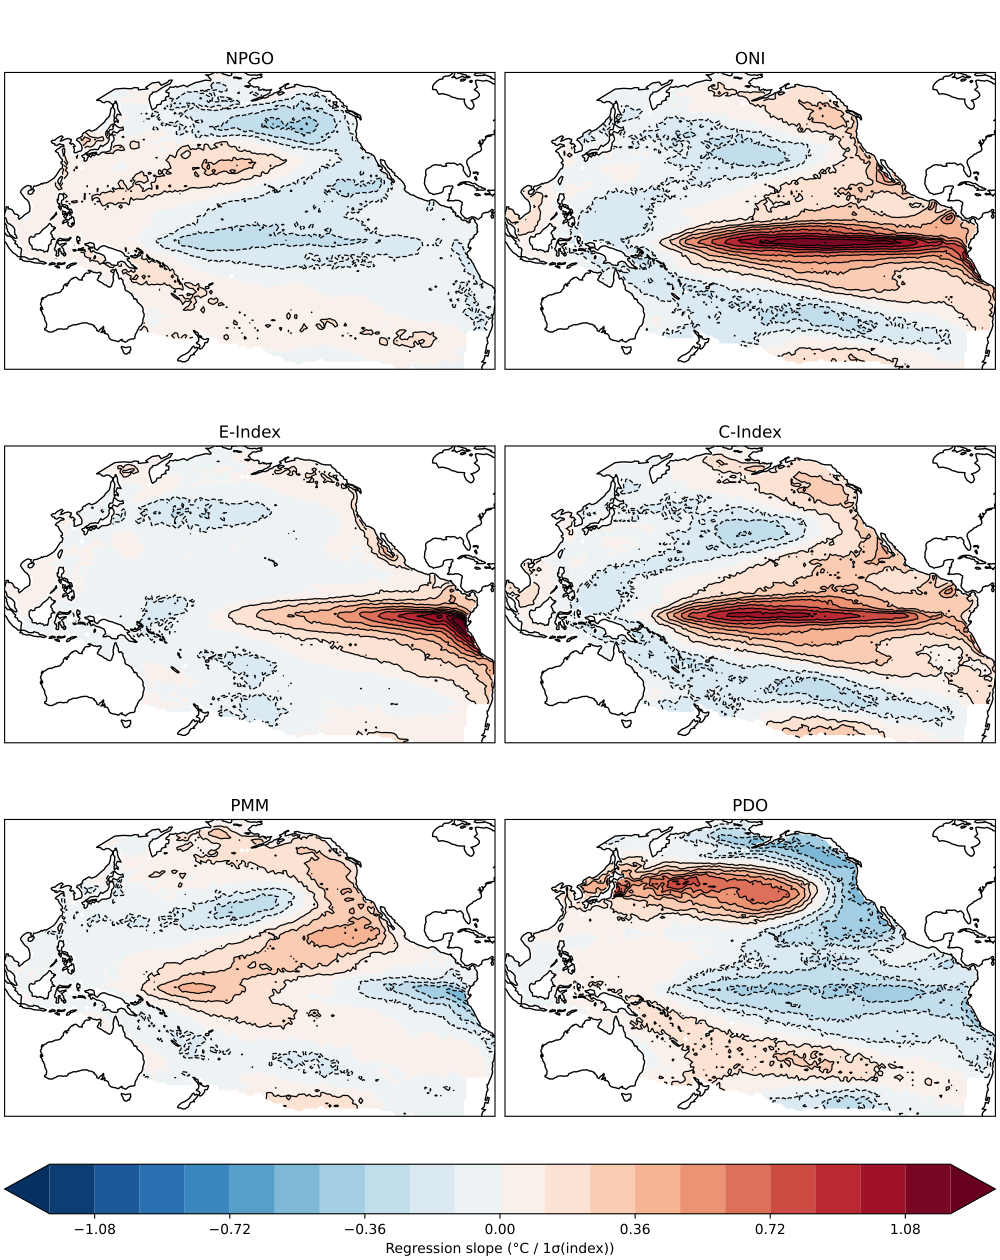

This figure's Python source:
import xarray as xr
import matplotlib.pyplot as plt
import cartopy.crs as ccrs
import numpy as np
import pandas as pd
import kgae
from sklearn.decomposition import PCA

# ---------------------------
# Regression + preprocessing
# ---------------------------

def regress_out(y, x, dim="time"):
    """Remove linear regression of y on x (gridpoint-wise if y has lat/lon)."""
    y, x = xr.align(y, x, join="inner")
    x_anom = x - x.mean(dim)
    y_anom = y - y.mean(dim)
    b = xr.cov(y_anom, x_anom, dim=dim) / x_anom.var(dim)
    return y - b * x  # keeps mean of y

def standardize_ts(x, dim="time", eps=1e-12):
    x = x - x.mean(dim)
    s = x.std(dim)
    s = xr.where(s < eps, 1.0, s)
    return x / s

def regression_slope_map(grid, ts, dim="time", standardize_index=False):
    """
    grid: DataArray with dims (time, lat, lon)
    ts:   DataArray with dim (time,)
    Returns slope map b(lat,lon) for grid ~ b*ts + a
    """
    grid, ts = xr.align(grid, ts, join="inner")

    if standardize_index:
        ts_use = standardize_ts(ts, dim=dim)
    else:
        ts_use = ts - ts.mean(dim)

    grid_anom = grid - grid.mean(dim)

    var = ts_use.var(dim)
    # avoid divide-by-zero
    var = xr.where(var == 0, np.nan, var)

    b = xr.cov(grid_anom, ts_use, dim=dim) / var
    return b

# ---------------------------
# Block bootstrap
# ---------------------------

BLOCK_LEN_MONTHS = 12

def moving_block_bootstrap_indices(rng: np.random.Generator, n: int, block_len: int) -> np.ndarray:
    """Moving-block bootstrap indices for length-n."""
    if block_len <= 1:
        return rng.integers(0, n, size=n)

    if n <= block_len:
        start = int(rng.integers(0, n))
        return (np.arange(n) + start) % n

    n_starts = n - block_len + 1
    n_blocks = int(np.ceil(n / block_len))
    starts = rng.integers(0, n_starts, size=n_blocks)
    idx = np.concatenate([np.arange(s, s + block_len) for s in starts], axis=0)
    return idx[:n]

def bootstrap_slope_patterns(
    rng: np.random.Generator,
    grid: xr.DataArray,  # (time, lat, lon)
    ts: xr.DataArray,    # (time,)
    n_boot=200,
    block_len=12,
    standardize_index=False,
    dim="time",
):
    """Return bootstrapped slope maps: (boot, lat, lon)."""
    grid, ts = xr.align(grid, ts, join="inner")
    n = ts.sizes[dim]
    out = []
    for _ in range(n_boot):
        idx = moving_block_bootstrap_indices(rng, n, block_len)
        pat = regression_slope_map(
            grid.isel({dim: idx}),
            ts.isel({dim: idx}),
            dim=dim,
            standardize_index=standardize_index,
        )
        out.append(pat)
    return xr.concat(out, dim="boot")

def significance_mask_from_ci(boot_patterns: xr.DataArray, alpha=0.05):
    """Significant if CI excludes 0 at each gridpoint."""
    lo = boot_patterns.quantile(alpha / 2, dim="boot")
    hi = boot_patterns.quantile(1 - alpha / 2, dim="boot")
    sig = (lo > 0) | (hi < 0)
    return sig, lo, hi

# ---------------------------
# Plotting
# ---------------------------

def make_levels_from_data(data, n_levels=21, vlim=None):
    """Symmetric levels around 0."""
    if vlim is None:
        vmax = float(np.nanmax(np.abs(data)))
    else:
        vmax = float(vlim)
    if not np.isfinite(vmax) or vmax == 0:
        vmax = 1.0
    return np.linspace(-1.2, 1.2, n_levels)

def plot_panel(ax, pat, sig, title, levels, cmap="RdBu_r", linewidth=0.9, central_longitude=180):
    data_crs = ccrs.PlateCarree(central_longitude=central_longitude)
    # filled ONLY where significant
    pat_sig = pat#.where(sig)
    cf = ax.contourf(
        pat["lon"], pat["lat"], pat_sig,
        levels=levels, 
        cmap=cmap, 
        extend="both",
        transform=data_crs
    )

    # contours everywhere: dashed negative, solid positive
    neg_levels = [l for l in levels if l < 0]
    pos_levels = [l for l in levels if l > 0]
    if neg_levels:
        ax.contour(
            pat["lon"], pat["lat"], pat,
            levels=neg_levels, colors="k",
            linestyles="dashed", linewidths=linewidth,
            transform=data_crs
        )
    if pos_levels:
        ax.contour(
            pat["lon"], pat["lat"], pat,
            levels=pos_levels, colors="k",
            linestyles="solid", linewidths=linewidth,
            transform=data_crs
        )

    ax.coastlines()
    ax.set_title(title)
    return cf

# ---------------------------
# Main
# ---------------------------

if __name__ == "__main__":
    time_start, time_end = "1940-01-01", "2014-12-31"
    rng = np.random.default_rng(42)

    # knobs
    n_boot = 10
    block_len = 12
    alpha_sig = 0.5
    n_levels = 21
    vlim = None                 # set e.g. 0.6 if you want fixed scaling
    standardize_index = True    # True => pattern is °C per 1σ(index)
    central_longitude = 180

    # preprocess sst
    sst = xr.open_dataset(
        "~/Desktop/Data/era5/era5.sst.pacific.1x1.1940-2023.nc"
    ).sst.sel(time=slice(time_start, time_end))
    sst = sst.rename({"latitude": "lat", "longitude": "lon"})

    ssta, fit, gwm, p = kgae.global_detrend(sst, deg=2)
    ssta, monthly_clim = kgae.remove_climo(ssta)

    # indices
    oni = ssta.sel(lat=slice(-5, 5), lon=slice(10, 60)).mean(["lat", "lon"])
    oni.name = "ONI"


    pmm = xr.open_dataset("../../final_scripts/pmm.nc").value
    pmm, _ = xr.align(pmm, oni, join="inner")
    pmm.name = "PMM"

    nino4 = ssta.sel(lat=slice(-5, 5), lon=slice(-20, 30)).mean(["lat", "lon"])
    nino3 = ssta.sel(lat=slice(-5, 5), lon=slice(30, 90)).mean(["lat", "lon"])
    nino12 = ssta.sel(lat=slice(-10, 0), lon=slice(90, 100)).mean(["lat", "lon"])

    # simple Takahashi-style combos (standardize at end by standardize_index=True in regression)
    C_index = 1.7 * nino4 - 0.1 * nino12
    C_index.name = "C-Index"
    E_index = nino12 - 0.5 * nino4
    E_index.name = "E-Index"

    # PDO (EOF1 of North Pacific SSTa)
    np_sst = ssta.sel(lat=slice(21, None)).stack(point=("lat", "lon")).dropna("point", how="any")
    pca = PCA(n_components=1)
    pca.fit(np_sst.values)
    pdo_index = pca.transform(np_sst.values).squeeze() * -1
    pdo_index = xr.DataArray(pdo_index, name="PDO", dims=("time",), coords={"time": np_sst.time})

    # IPO / TPI
    #t1 = ssta.sel(lat=slice(25, 45), lon=slice(-40, 35)).mean(["lat", "lon"])
    #t2 = ssta.sel(lat=slice(-10, 10), lon=slice(-10, 90)).mean(["lat", "lon"])
    #t3 = ssta.sel(lat=slice(-50, -15), lon=slice(-30, 20)).mean(["lat", "lon"])
    #tpi_index = t2 - (t1 + t3) / 2
    #tpi_index.name = "TPI"

    npgo_index = xr.open_dataset('../../final_scripts/npgo.nc').value 
    npgo_index, _ = xr.align(npgo_index, oni, join="inner")
    npgo_index.name = "NPGO"

    cold_tongue_index = ssta.sel(lat=slice(-6, 6), lon=slice(0, 90)).mean(["lat", "lon"])
    cold_tongue_index.name = "CTI"

    # residual fields for “remove ENSO/CTI”
    ssta_no_cti = regress_out(ssta, cold_tongue_index)
    ssta_no_oni = regress_out(ssta, oni)

    indices = [npgo_index, oni, E_index, C_index, pmm, pdo_index]
    fields  = [ssta, ssta, ssta, ssta, ssta_no_cti, ssta]  # adjust as desired

    # first pass slopes for shared color scale
    slope_maps = []
    for idx, grd in zip(indices, fields):
        grd_a, idx_a = xr.align(grd, idx, join="inner")
        slope_maps.append(regression_slope_map(grd_a, idx_a, standardize_index=standardize_index))
    slopes_da = xr.concat(slope_maps, dim="index").assign_coords(index=[p.name for p in indices])
    
    levels = make_levels_from_data(slopes_da.values, n_levels=n_levels, vlim=vlim)

    # compute slopes + significance
    slopes = []
    sigs = []
    for idx, grd in zip(indices, fields):
        print("Index:", idx.name)
        grd_a, idx_a = xr.align(grd, idx, join="inner")

        pat = regression_slope_map(grd_a, idx_a, standardize_index=standardize_index)
      #  boot = bootstrap_slope_patterns(
      #      rng, grd_a, idx_a,
      #      n_boot=n_boot, block_len=block_len,
      #      standardize_index=standardize_index
      #  )
       # sig, lo, hi = significance_mask_from_ci(boot, alpha=alpha_sig)

        slopes.append(pat)
       # sigs.append(sig)

    names = [p.name for p in indices]
    slopes_da = xr.concat(slopes, dim="mode").assign_coords(mode=names)
    slopes_da.name = "pattern"
    slopes_da.to_netcdf("climate_mode_patterns.nc")
    indices = [idx.rename("mode") for idx in indices]
    indices_da = xr.concat([indices.drop('number') if hasattr(indices, 'number') else indices for indices in indices], dim="mode").assign_coords(mode=names)
    indices_da.name = "magnitude"
    indices_da.to_netcdf("climate_mode_indices.nc")
    
    #import sys; sys.exit() 

#    sigs_da   = xr.concat(sigs,   dim="index").assign_coords(index=[p.name for p in indices])

    # plot
    n_panels = len(indices)
    ncols = 2
    nrows = int(np.ceil(n_panels / ncols))

    fig, axes = plt.subplots(
        nrows=nrows, ncols=ncols,
        figsize=(10, 4.2 * nrows),
        subplot_kw={"projection": ccrs.PlateCarree(central_longitude=central_longitude)},
        constrained_layout=True
    )
    axes = np.atleast_1d(axes).ravel()

    mappable = None
    for i, name in enumerate(slopes_da["mode"].values):
        ax = axes[i]
        mappable = plot_panel(
            ax,
            slopes_da.sel(mode=name),
            #sigs_da.sel(index=name),
            None,
            title=f"{name}",
            levels=levels,
            cmap="RdBu_r",
            linewidth=0.9,
            central_longitude=central_longitude,
        )

    for j in range(n_panels, len(axes)):
        axes[j].axis("off")

    if mappable is not None:
        units = "°C / 1σ(index)" if standardize_index else "°C / index-unit"
        cbar = fig.colorbar(mappable, ax=axes[:n_panels], orientation="horizontal", pad=0.04, fraction=0.06)
        cbar.set_label(f"Regression slope ({units})")
    plt.savefig('climate_modes.pdf')
    plt.show()
